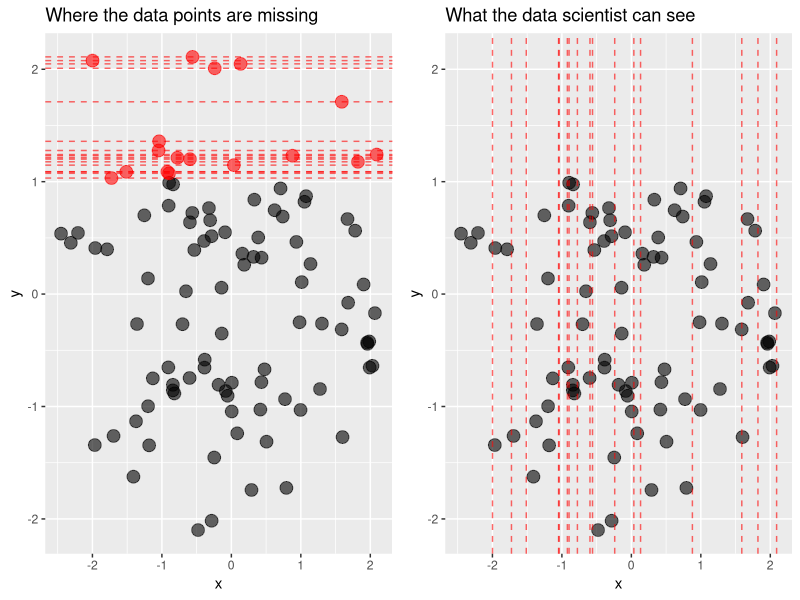

The R script that drew this image: (Note: this script raises an error after producing the figure.)
## ---- chunk 1
knitr::opts_chunk$set(echo = TRUE, warning = FALSE, message = FALSE)
## ---- chunk 2
library("VIM")
library("dplyr")
library("ggplot2")
library("gridExtra")
## ---- chunk 3
set.seed(2)
mnar_data <- data.frame(x = rnorm(100), y = rnorm(100)) %>% 
  mutate(y_miss = ifelse(y > 1, y, NA),
         y = ifelse(is.na(y_miss), y, NA),
         x_miss = ifelse(is.na(y), x, NA))
## ---- chunk 4
grid.arrange(
  # Plot highlighting missing data points
  ggplot(mnar_data, aes(x, y)) +
    geom_point(size = 4, alpha = 0.6) +
    geom_point(aes(x, y_miss), col = "red", size = 4, alpha = 0.6) +
    geom_hline(aes(yintercept = y_miss), col = "red", alpha = 0.6, 
               linetype = "dashed") +
    ylim(NA, max(mnar_data$y_miss, na.rm = TRUE)) +
    ggtitle("Where the data points are missing"),
  # What data scientist can see
  ggplot(mnar_data, aes(x, y)) +
    geom_point(size = 4, alpha = 0.6) +
    geom_vline(aes(xintercept = x_miss), col = "red", alpha = 0.6, 
               linetype = "dashed") +
    ylim(NA, max(mnar_data$y_miss, na.rm = TRUE)) +
    ggtitle("What the data scientist can see"),
  # Arrange the two plots side-by-side
  ncol = 2
)
## ---- chunk 5
data(biopics, package = "fivethirtyeight")

biopics <- biopics %>% 
  select(country, year_release, box_office, number_of_subjects, 
         type_of_subject, subject_race, person_of_color, subject_sex) %>% 
  mutate(subject_race = ifelse(grepl("^Hispanic", subject_race), "Hispanic",
                               subject_race),
         subject_race = ifelse(grepl("^African", subject_race), "African",
                               subject_race), 
         subject_race = ifelse(grepl("^Middle", subject_race), "Mid Eastern",
                               subject_race), 
         subject_race = ifelse(subject_race %in% c("White", "Asian", "African",
                                                   "Hispanic", "Mid Eastern",
                                                   "Multi racial", NA), 
                               subject_race, "other")) %>% 
  mutate(country = as.factor(country),
         type_of_subject = as.factor(type_of_subject),
         subject_race = as.factor(subject_race),
         subject_sex = as.factor(subject_sex),
         person_of_color = as.integer(person_of_color)) %>% 
  as.data.frame()

colnames(biopics) <- c("country", "year", "earnings", "sub_num",
                       "sub_type", "sub_race", "non_white", "sub_sex")

## ---- chunk 6
aggr(biopics, numbers = TRUE, prop = c(TRUE, FALSE))
## ---- chunk 7
aggr(biopics, combined = TRUE, numbers = TRUE)
## ---- chunk 8
spineMiss(biopics[, c("sub_race", "earnings")])
## ---- chunk 9
spineMiss(biopics[, c("earnings", "sub_race")])
## ---- chunk 10
biopics <- biopics %>% 
    mutate(US_movie = ifelse(grepl("US", country), TRUE, FALSE))
mosaicMiss(biopics[, c("sub_sex", "US_movie", "earnings")], highlight = 3, 
           plotvars = 1:2, miss.labels = FALSE)
## ---- chunk 11
biopics <- biopics %>% 
  mutate(log_earnings = log(earnings))
pbox(biopics[, c("log_earnings", "sub_race")])
## ---- chunk 12
# Remove variables created for the previous plots
biopics <- biopics %>% 
  select(- US_movie, - log_earnings)

parcoordMiss(biopics, highlight = 'earnings', alpha = 0.6)
## ---- chunk 13
matrixplot(biopics, sortby = c('earnings'))
